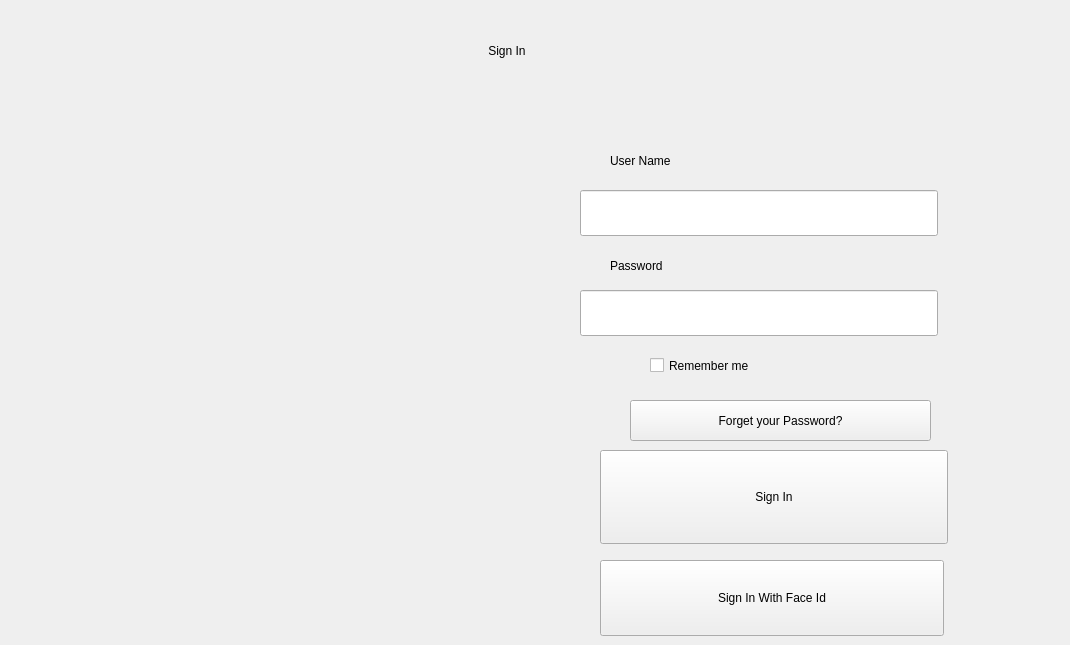
    <widget class="QWidget" name="pageSignIn">
     <property name="styleSheet">
      <string notr="true">/* ===== RESET ET STYLE GLOBAL ===== */
* {
    background-color: transparent;
    border: none;
}

QMainWindow {
    background-color: qlineargradient(x1:0, y1:0, x2:1, y2:1, 
        stop:0 #0a1929, 
        stop:0.5 #0c2b46,
        stop:1 #0a2338);
}

/* ===== CONTENEUR PRINCIPAL (StackedWidget) ===== */
QStackedWidget {
    background-color: transparent;
    border: none;
    padding: 0;
    margin: 0;
}

/* Page de login (page_1) */
QWidget#page_1, QWidget[objectName=&quot;page_1&quot;], QWidget#centralwidget {
    background-color: rgba(16, 32, 48, 0.95);
    border-radius: 20px;
    border: 2px solid #1e3a5f;
    min-width: 380px;
    max-width: 380px;
    min-height: 520px;
    margin: auto;
    position: absolute;
    left: 50%;
    top: 50%;
    transform: translate(-50%, -50%);
}

/* ===== LOGO - CENTRALISÉ ===== */
QLabel#logo {
    margin-top: 10px;
    margin-bottom: 20px;
    qproperty-alignment: 'AlignCenter';
    qproperty-scaledContents: true;
    min-height: 80px;
    max-height: 80px;
}

/* ===== TITRE ===== */
QLabel#title {
    color: #4fc3f7;
    font-size: 28px;
    font-weight: bold;
    font-family: 'Segoe UI', 'Arial Rounded MT Bold';
    text-align: center;
    margin-bottom: 30px;
    padding-bottom: 10px;
    border-bottom: 1px solid rgba(79, 195, 247, 0.3);
    text-shadow: 0 0 8px rgba(79, 195, 247, 0.5);
}

/* ===== LABELS ===== */
QLabel[objectName=&quot;UserNameLabel&quot;], 
QLabel[objectName*=&quot;password&quot;], 
QLabel[objectName*=&quot;Password&quot;] {
    color: #90caf9;
    font-size: 13px;
    font-weight: bold;
    font-family: 'Segoe UI', Arial;
    margin-left: 20px;
    margin-bottom: 5px;
    margin-top: 5px;
    letter-spacing: 0.5px;
}

/* ===== CHAMPS DE SAISIE (LARGEUR RÉDUITE) ===== */
QLineEdit {
    background-color: rgba(30, 58, 95, 0.8);
    border: 2px solid #2d5278;
    border-radius: 8px;
    padding: 12px 15px;
    font-size: 14px;
    color: #e3f2fd;
    font-family: 'Segoe UI', 'Arial';
    selection-background-color: #0288d1;
    selection-color: white;
    min-height: 42px;
    max-height: 42px;
    min-width: 280px;
    max-width: 280px;
    margin-left: 20px;
    margin-right: 20px;
}

QLineEdit:focus {
    border: 2px solid #29b6f6;
    background-color: rgba(41, 182, 246, 0.1);
    box-shadow: 0 0 10px rgba(41, 182, 246, 0.2);
}

QLineEdit:hover {
    border: 2px solid #0288d1;
}

/* ===== BOUTONS (LARGEUR RÉDUITE) ===== */
/* Bouton SIGN IN principal */
QPushButton#signinbtn {
    background-color: qlineargradient(x1:0, y1:0, x2:0, y2:1,
        stop:0 #0277bd,
        stop:0.5 #01579b,
        stop:1 #003f6b);
    color: white;
    border: none;
    border-radius: 8px;
    padding: 14px;
    font-size: 15px;
    font-weight: bold;
    font-family: 'Segoe UI', Arial;
    margin-top: 20px;
    min-height: 46px;
    max-height: 46px;
    min-width: 280px;
    max-width: 280px;
    margin-left: 20px;
    margin-right: 20px;
    letter-spacing: 1px;
    text-transform: uppercase;
}

QPushButton#signinbtn:hover {
    background-color: qlineargradient(x1:0, y1:0, x2:0, y2:1,
        stop:0 #0288d1,
        stop:0.5 #0277bd,
        stop:1 #01579b);
    border: 1px solid #4fc3f7;
    box-shadow: 0 0 15px rgba(79, 195, 247, 0.3);
}

QPushButton#signinbtn:pressed {
    background-color: qlineargradient(x1:0, y1:0, x2:0, y2:1,
        stop:0 #01579b,
        stop:0.5 #013a63,
        stop:1 #002642);
}

/* Bouton Face ID */
QPushButton#withfacebtn {
    background-color: qlineargradient(x1:0, y1:0, x2:0, y2:1,
        stop:0 #00897b,
        stop:0.5 #00695c,
        stop:1 #004d40);
    color: white;
    border: none;
    border-radius: 8px;
    padding: 12px;
    font-size: 13px;
    font-weight: bold;
    font-family: 'Segoe UI', Arial;
    margin-top: 10px;
    min-height: 42px;
    max-height: 42px;
    min-width: 280px;
    max-width: 280px;
    margin-left: 20px;
    margin-right: 20px;
}

QPushButton#withfacebtn:hover {
    background-color: qlineargradient(x1:0, y1:0, x2:0, y2:1,
        stop:0 #009688,
        stop:0.5 #00796b,
        stop:1 #005b4f);
    border: 1px solid #4db6ac;
    box-shadow: 0 0 10px rgba(77, 182, 172, 0.2);
}

QCheckBox#remembercheck {
    color: rgba(220, 232, 242, 0.80);
    font-size: 10.5pt;
    font-weight: 600;
    spacing: 10px;
}

QCheckBox#remembercheck::indicator {
    width: 18px;
    height: 18px;
    border-radius: 6px;
    border: 2px solid rgba(77, 159, 254, 0.70);
    background-color: rgba(0, 44, 114, 0.10);
}

QCheckBox#remembercheck::indicator:checked {
    background-color: #4D9FFE;
    border: 2px solid #4D9FFE;
}

/* ---------- Forgot link (PLUS DISCRET) ---------- */
QPushButton#btnForgetmdp {
    background: transparent;
    border: none;
    padding: 4px 0px;
    color: rgba(220, 232, 242, 0.55);   /* gris clair, pas jaune */
    font-size: 10.5pt;
    font-weight: 600;
    text-align: left;
}

QPushButton#btnForgetmdp:hover {
    color: #FEBF00;                      /* jaune seulement au hover */
    text-decoration: underline;
}

/* ===== ESPACEURS ET ALIGNEMENT ===== */
/* Pour forcer l'alignement vertical */
QWidget {
    margin: 0;
    padding: 0;
}

/* Container pour centrer horizontalement */
QWidget &gt; QLabel,
QWidget &gt; QLineEdit,
QWidget &gt; QPushButton,
QWidget &gt; QCheckBox {
    margin-left: auto;
    margin-right: auto;
}

/* ===== STYLE POUR ÉLÉMENTS INVISIBLES ===== */
/* Cacher les éléments inutiles */
QMenuBar, QStatusBar {
    background-color: transparent;
    color: transparent;
    border: none;
    height: 0;
    min-height: 0;
    max-height: 0;
}

/* ===== STYLES SPÉCIAUX POUR ÉTATS ===== */
QLineEdit:invalid {
    border: 2px solid #ff5252;
    background-color: rgba(255, 82, 82, 0.1);
}

QLineEdit:disabled,
QPushButton:disabled {
    background-color: rgba(66, 66, 66, 0.5);
    color: #757575;
    border-color: #424242;
    opacity: 0.6;
}

/* ===== ANIMATIONS ET TRANSITIONS ===== */
QLineEdit, QPushButton, QCheckBox::indicator {
    transition: all 0.2s ease;
}

/* ===== STYLE POUR LES MESSAGES ===== */
QLabel[objectName*=&quot;message&quot;], 
QLabel[objectName*=&quot;status&quot;] {
    color: #81d4fa;
    font-size: 11px;
    font-style: italic;
    text-align: center;
    margin: 5px 20px;
    padding: 5px;
    border-radius: 4px;
    background-color: rgba(33, 150, 243, 0.1);
}</string>
     </property>
     <widget class="QLabel" name="title">
      <property name="geometry">
       <rect>
        <x>280</x>
        <y>0</y>
        <width>454</width>
        <height>101</height>
       </rect>
      </property>
      <property name="text">
       <string>Sign In</string>
      </property>
      <property name="alignment">
       <set>Qt::AlignmentFlag::AlignCenter</set>
      </property>
     </widget>
     <widget class="QLineEdit" name="UserNameEdit">
      <property name="geometry">
       <rect>
        <x>580</x>
        <y>190</y>
        <width>358</width>
        <height>46</height>
       </rect>
      </property>
     </widget>
     <widget class="QLineEdit" name="PasswordEdit">
      <property name="geometry">
       <rect>
        <x>580</x>
        <y>290</y>
        <width>358</width>
        <height>46</height>
       </rect>
      </property>
     </widget>
     <widget class="QLabel" name="UserNameLabel">
      <property name="geometry">
       <rect>
        <x>610</x>
        <y>130</y>
        <width>337</width>
        <height>61</height>
       </rect>
      </property>
      <property name="text">
       <string>User Name</string>
      </property>
      <property name="alignment">
       <set>Qt::AlignmentFlag::AlignLeading|Qt::AlignmentFlag::AlignLeft|Qt::AlignmentFlag::AlignVCenter</set>
      </property>
     </widget>
     <widget class="QLabel" name="PasswordLabel">
      <property name="geometry">
       <rect>
        <x>610</x>
        <y>230</y>
        <width>261</width>
        <height>71</height>
       </rect>
      </property>
      <property name="text">
       <string>Password</string>
      </property>
      <property name="alignment">
       <set>Qt::AlignmentFlag::AlignLeading|Qt::AlignmentFlag::AlignLeft|Qt::AlignmentFlag::AlignVCenter</set>
      </property>
     </widget>
     <widget class="QPushButton" name="signinbtn">
      <property name="geometry">
       <rect>
        <x>600</x>
        <y>450</y>
        <width>348</width>
        <height>94</height>
       </rect>
      </property>
      <property name="text">
       <string>Sign In</string>
      </property>
     </widget>
     <widget class="QPushButton" name="withfacebtn">
      <property name="geometry">
       <rect>
        <x>600</x>
        <y>560</y>
        <width>344</width>
        <height>76</height>
       </rect>
      </property>
      <property name="text">
       <string>Sign In With Face Id</string>
      </property>
     </widget>
     <widget class="QPushButton" name="btnForgetmdp">
      <property name="geometry">
       <rect>
        <x>630</x>
        <y>400</y>
        <width>301</width>
        <height>41</height>
       </rect>
      </property>
      <property name="text">
       <string>Forget your Password?</string>
      </property>
     </widget>
     <widget class="QCheckBox" name="remembercheck">
      <property name="geometry">
       <rect>
        <x>650</x>
        <y>330</y>
        <width>411</width>
        <height>71</height>
       </rect>
      </property>
      <property name="text">
       <string>Remember me</string>
      </property>
     </widget>
     <widget class="QLabel" name="label_4">
      <property name="geometry">
       <rect>
        <x>40</x>
        <y>200</y>
        <width>471</width>
        <height>421</height>
       </rect>
      </property>
      <property name="text">
       <string/>
      </property>
      <property name="pixmap">
       <pixmap resource="Ressources.qrc">:/Images/logo.png</pixmap>
      </property>
     </widget>
    </widget>
